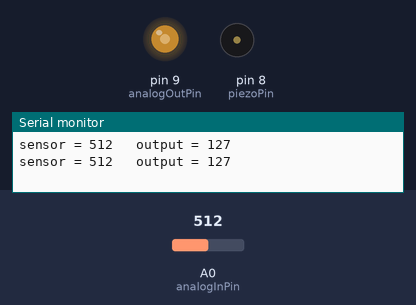
Recording of a sketch running on a simulated Arduino Uno, built with avr-gcc and run on an emulated ATmega328P. Shown: output pins drawn as LEDs (lit = HIGH), buzzer (waves = sounding), the last lines printed to the serial monitor. Inputs (shaded band) come from the test bench; at power-on: A0 (analogInPin) = 512.

Above: at 1.8 s.
1.9 s: A0 (analogInPin) set to 338
At 2.25 s:
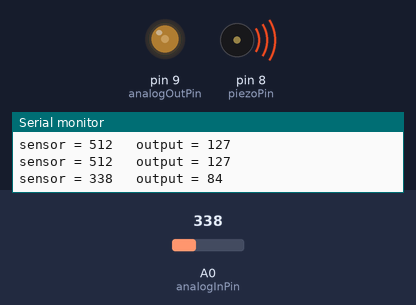
6.0 s: A0 (analogInPin) set to 317
At 6.3 s:
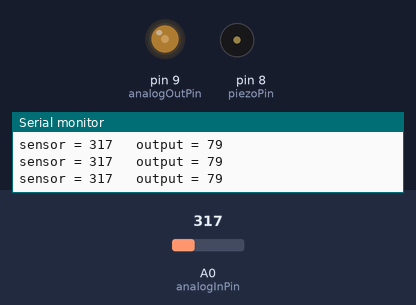
10.1 s: A0 (analogInPin) set to 106
At 11.2 s:
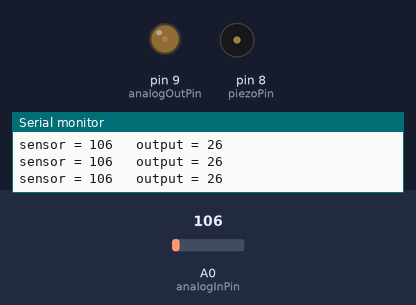
11.6 s: A0 (analogInPin) set to 93
At 12.9 s:
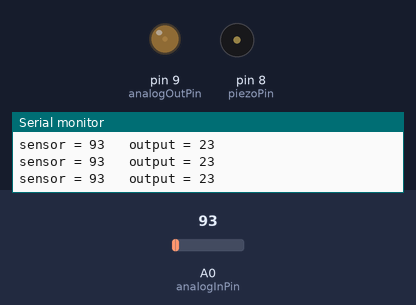
15.7 s: A0 (analogInPin) set to 46
At 16.6 s:
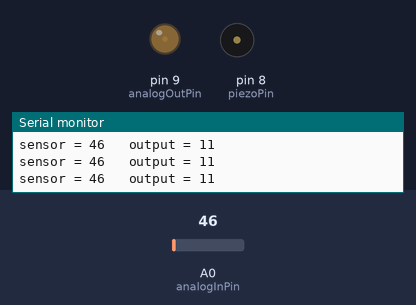
19.8 s: A0 (analogInPin) set to 37
At 21.3 s:
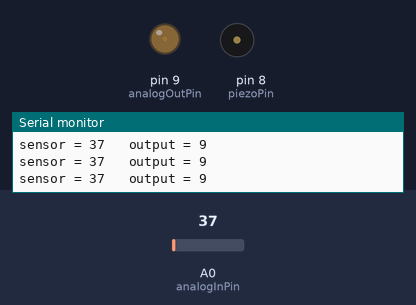
Timing chart, 0 to 22.8 s (numbered marks = the images above; inputs shaded):
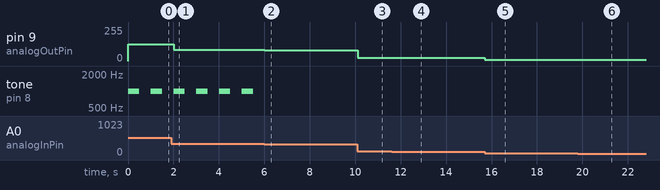

The sketch:

water_lvl_sensor1.ino
```cpp
const int analogInPin = A0; // Analog input pin that the potentiometer is attached to
const int analogOutPin = 9; // Analog output pin that the LED is attached to

int sensorValue = 0; // value read from the pot
int outputValue = 0; // value output to the PWM (analog out)
int piezoPin = 8;
void setup() {
// initialize serial communications at 9600 bps:
Serial.begin(9600);
}

void loop() {
// read the analog in value:
sensorValue = analogRead(analogInPin);
// map it to the range of the analog out:
outputValue = map(sensorValue, 0, 1023, 0, 255);
// change the analog out value:
analogWrite(analogOutPin, outputValue);

// print the results to the Serial Monitor:
Serial.print("sensor = ");
Serial.print(sensorValue);
Serial.print("\t output = ");
Serial.println(outputValue);
if (outputValue> 80)
{
tone(piezoPin,1000,500);
delay(1000);// delay between beeps
}

// wait 2 milliseconds before the next loop for the analog-to-digital
// converter to settle after the last reading:
delay(2);
}
```

Measured:
- the behaviour switches between 325 and 324 on A0 (analogInPin) (found by bisection; images 1 and 2)
- after the input at 1.9 s, pin 9 (analogOutPin): 127/255 → 84/255 after 0.11 s
- after the input at 6.0 s, pin 9 (analogOutPin): 84/255 → 79/255 at once; tone on pin 8 (piezoPin): stops changing and stays silent
- after the input at 10.1 s, pin 9 (analogOutPin): 79/255 → 26/255 at once
- after the input at 11.6 s, pin 9 (analogOutPin): 26/255 → 23/255 at once
- after the input at 15.7 s, pin 9 (analogOutPin): 23/255 → 11/255 at once
- after the input at 19.8 s, pin 9 (analogOutPin): 11/255 → 9/255 at once
- by itself, tone on pin 8 (piezoPin): alternates 1000 Hz for 0.50 s and silent for 0.50 s
